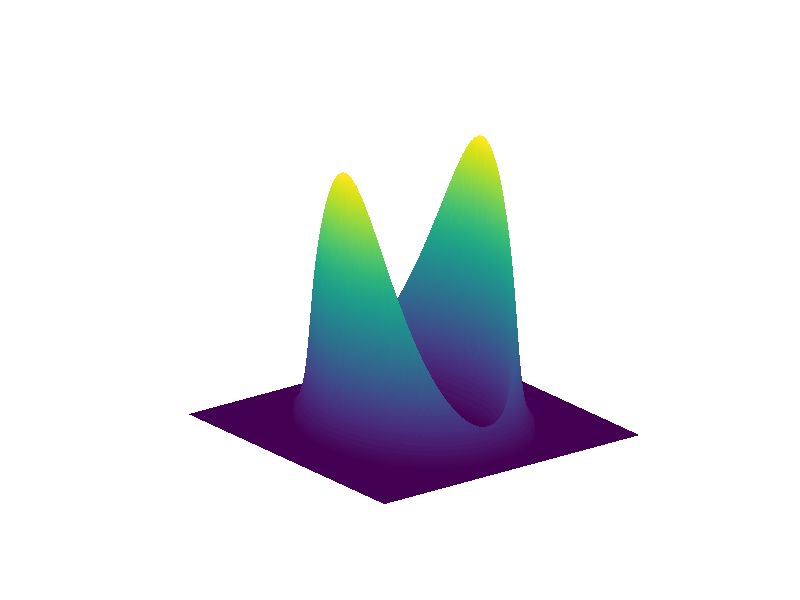

This figure's MATLAB source:
%clear all
%close all
%toy model

tx = 1;
ty = 1;
res = 600+1;
%cell dimensions
a = 2.7;
b = 2.7;
k_x = linspace(-pi/8/a,pi/8/a,res);
k_y = linspace(-pi/8/b,pi/8/b,res);
q = linspace(-2*pi/a,2*pi/a,2*res-1);


[Kx, Ky] = meshgrid(k_x,k_y);

%energy extrema
E_h = 15;
x_0 = 0.156/2;

%g=60*a;
m_hx = x_0^2/(2*E_h);
m_hy = m_hx*2;

%band
E = E_h - Kx.^2./(2*m_hx)-Ky.^2./(2*m_hy);

%define gap
%g = 10;
%gap = g*(cos(Kx)-cos(Ky))/2;
g1=1.4;
g2=1.1;
gap2 = g1+g2*(2*Kx.^2./(Kx.^2+Ky.^2)-1);
% fix the origin
gap2((res-1)/2+1,(res-1)/2+1)=g1+g2;
gap = 0;
%gap = 0;
%gap = 0.1;


%define 1/lifetime
delta = 2e0;

w = 0;

% spectrum = zeros(1,N);

%A(:,:,i) = 1/pi*delta./((E-w(i)).^2+delta.^2);
%A(:,:,i) = imag(S(:,:,i))./((w(i)-E-real(S(:,:,i))).^2+imag(S(:,:,i)).^2);
A = delta*(1+(gap.^2)./((w+E).^2+delta^2))./...
  ((w-E-((gap.^2).*(w+E)./((w+E).^2+delta^2))).^2+delta^2*(1+(gap.^2)./...
  ((w+E).^2+delta^2)).^2);
A = A/(max(A(:)));
H = A.*gap2;
H(H<0.1)=0;
figure(200), surf(k_x,k_y,H);
shading interp
axis('off');


% G.map = gap;
% G.name = 'gap';
% G.r = linspace(-pi/a,pi/a,res);
% G.e = 1;
% G.var = 'gap';
% img_obj_viewer2(G);
